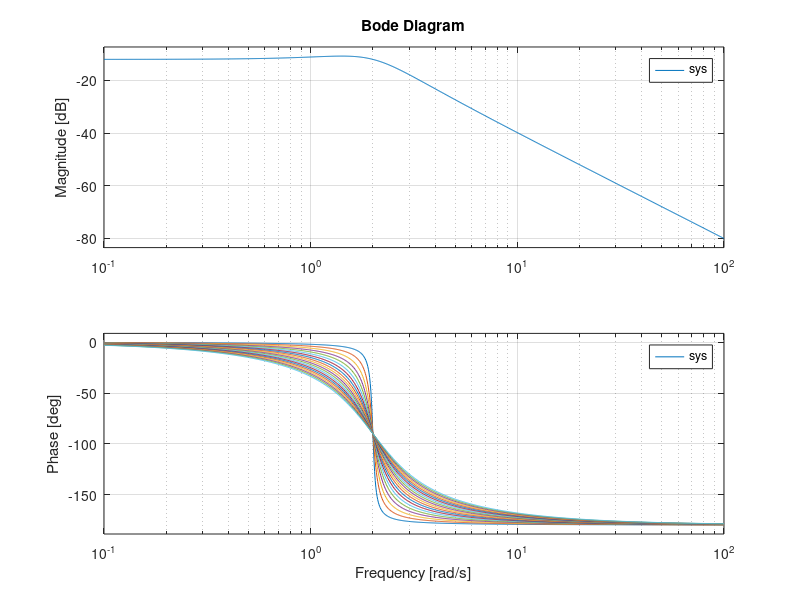
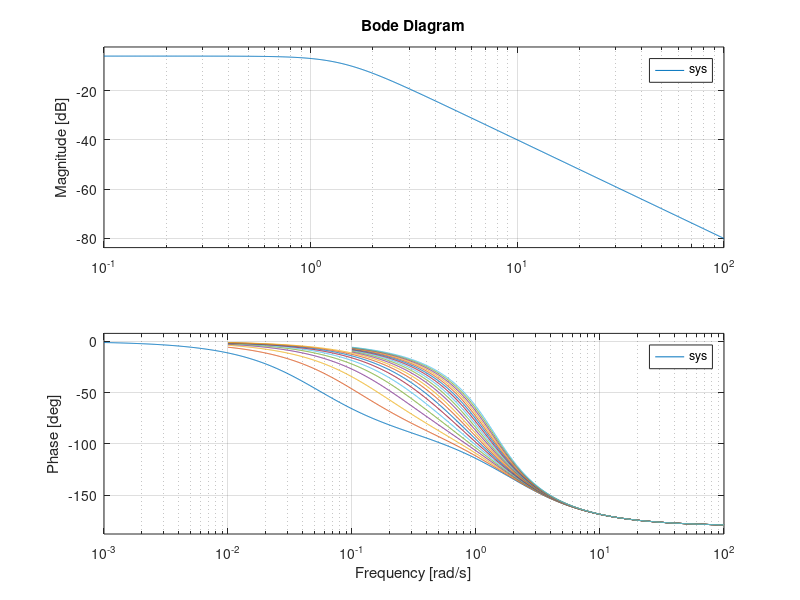
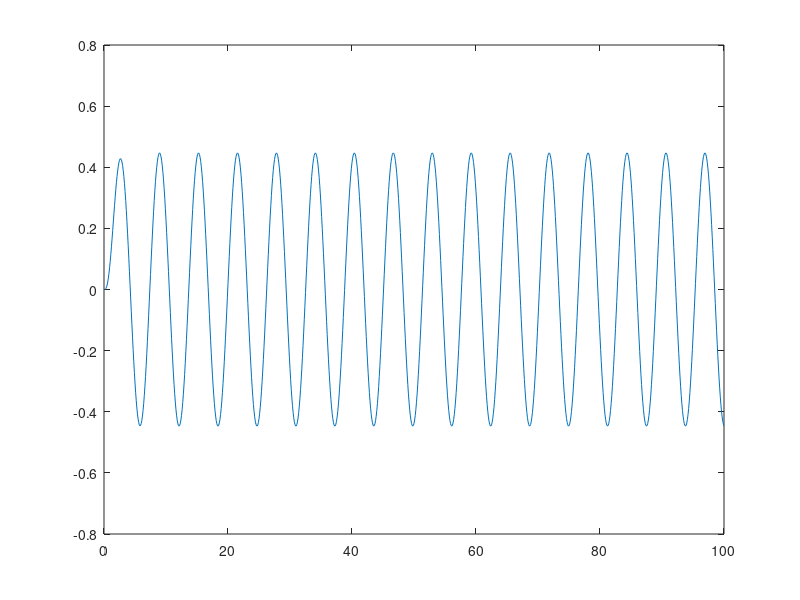

The MATLAB script that drew these images, in order:
clear all, close all, clc

% ODE: \ddot{x} + d*\dot{x} + k*x = u(t);
d = 5;
k = 4;
s = tf('s');
sys = 1/(s^2 + 5*s+4)
% subplot(1,2,1)
% impulse(sys)
% subplot(1,2,2)
% step(sys)

%% change damping 
for d=.1:.1:2
    sys = 1/(s^2 + d*s+k);
    bode(sys)
    pause(0.1);
    hold on
end

%% change k
figure(2)
for k=.1:.1:2
    sys = 1/(s^2 + d*s+k);
    bode(sys)
    pause(0.1);
    hold on
end

%% linsim

t = 0.1:.1:100;
u = sin(t);
x = lsim(sys,u,t);
figure(3)
plot(t,x)

